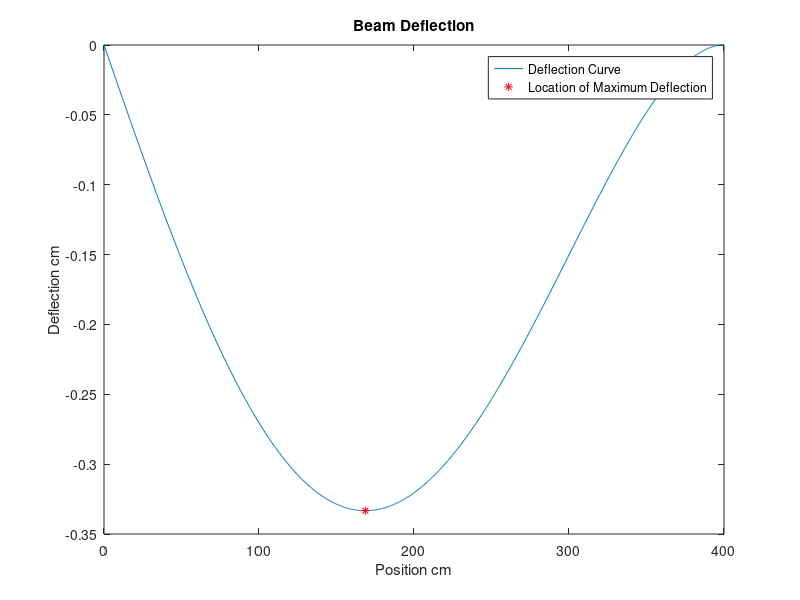

This chart was generated by the following MATLAB code:
% HW_0 Fixed Beam

L = 400; %cm;
E = 52000; %kN/cm^2;
I = 32000; %cm^4
w = 4; %kN/cm

y = @(x) -w/48/E/I*(2*x.^4 - 3*L*x.^3 + L^3 *x);

%y = (-w./(48.*E.*I)).*((2*x.^4)-(3*L*x.^3)+(L.^3*x))

%y = (-5.0E-9).*((2.*x.^4)-(3.*L.*x.^3)+(L.^3.*x))

xp = linspace(0,L,1000)
plot(xp,y(xp));
xlabel('Position cm')
ylabel('Deflection cm')
title('Beam Deflection')

%% Problem 3

maxLoc = fminsearch(y,0) %loc of max deflection
deflection =  y(maxLoc)

hold on
plot (maxLoc, deflection, 'r*')
legend('Deflection Curve','Location of Maximum Deflection')
